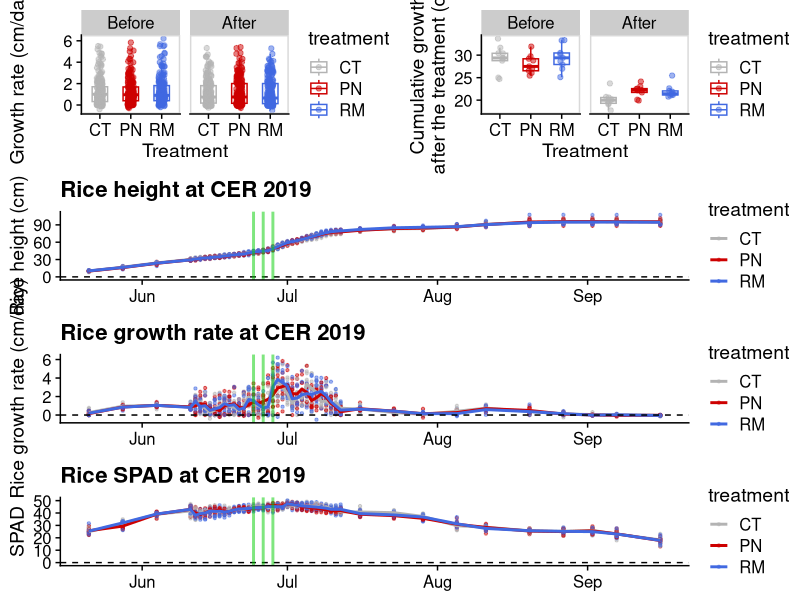

Reproduce this figure in R.
####
#### PRESTO 2019, Rice manipulation experiment
#### Visualization of CER rice growth data
####

# Create output folder
output_folder01 <- "01_VisualizeRiceGrowthOut"
dir.create(output_folder01)

# Load library
library(tidyverse); packageVersion("tidyverse") # 1.3.0, 2021.1.12
library(lubridate); packageVersion("lubridate") # 1.7.9.2, 2021.1.12
library(cowplot); packageVersion("cowplot") # 1.1.1, 2021.1.12
library(ggrepel); packageVersion("ggrepel") # 0.9.0, 2021.1.12
library(ggsci); packageVersion("ggsci") # 2.9, 2021.1.12
theme_set(theme_cowplot())

# Load data
d_gr <- read_csv("data/data_rice_growth.csv")
d_hd <- read_csv("data/data_rice_heading.csv")
d_yd <- read_csv("data/data_rice_yield.csv")

d_gr$plot <- as.factor(d_gr$plot)
d_gr$treatment <- as.factor(d_gr$treatment)
d_hd$plot <- as.factor(d_hd$plot)
d_hd$treatment <- as.factor(d_hd$treatment)

# Add treatment date ("Before" and "After")
## The first treatment was 6/24
## The third (last) treatment was 6/28
treatment_date <- ymd_hms("2019-06-30 12:00:00")
cumulative_end_date <- ymd("2019-07-10")
d_gr$before_after <- d_hd$before_after <- NaN
d_gr$before_after[which(d_gr$date_time < treatment_date)] <- "Before"
d_gr$before_after[which(d_gr$date_time > treatment_date)] <- "After"
d_hd$before_after[which(d_hd$date_time < treatment_date)] <- "Before"
d_hd$before_after[which(d_hd$date_time > treatment_date)] <- "After"

d_gr$before_after <- factor(d_gr$before_after, levels = c("Before", "After"))
d_hd$before_after <- factor(d_hd$before_after, levels = c("Before", "After"))

# Make the table longer
d_gr_long1 <- d_gr %>% select(date, plot, treatment, height1, height2, height3, before_after) %>%
  pivot_longer(-c(date, plot, treatment, before_after), names_to = "ind_id")
d_gr_long2 <- d_gr %>% select(date, plot, treatment, gr1, gr2, gr3, before_after) %>%
  pivot_longer(-c(date, plot, treatment, before_after), names_to = "ind_id")
d_gr_long3 <- d_gr %>% select(date, plot, treatment, spad1, spad2, spad3, before_after) %>%
  pivot_longer(-c(date, plot, treatment, before_after), names_to = "ind_id")
## Add individual IDs
d_gr_long1$ind <- paste0("p", d_gr_long1$plot, "_ind", str_sub(d_gr_long1$ind_id, start = -1))
d_gr_long2$ind <- paste0("p", d_gr_long2$plot, "_ind", str_sub(d_gr_long2$ind_id, start = -1))
d_gr_long3$ind <- paste0("p", d_gr_long3$plot, "_ind", str_sub(d_gr_long3$ind_id, start = -1))
## Calculate plot-mean values
d_ht_mean <- d_gr_long1 %>% group_by(date, treatment) %>% summarize(plot_mean = mean(value))
d_gr_mean <- d_gr_long2 %>% group_by(date, treatment) %>% summarize(plot_mean = mean(value))
d_sp_mean <- d_gr_long3 %>% group_by(date, treatment) %>% summarize(plot_mean = mean(value))

# Adding up growth rate after treatment
d_cum_gr <- d_gr_long2[d_gr_long2$date <= cumulative_end_date,] %>% group_by(before_after, ind) %>%
  summarize(value = sum(value),
            treatment = unique(treatment))

# Visualize
p1 <- ggplot(d_gr_long1, aes(x = date, y = value, color = treatment, group = treatment)) +
  geom_point(alpha = 0.5, size = 0.8) + scale_color_manual(values = c("gray70", "red3", "royalblue")) +
  geom_line(data = d_ht_mean, aes(x = date, y = plot_mean, color = treatment, group = treatment), size = 1) +
  theme(axis.text.x = element_text(size = 12)) + xlab(NULL) + ylab("Rice height (cm)") +
  ggtitle("Rice height at CER 2019") + geom_hline(yintercept = 0, linetype = 2) +
  geom_vline(xintercept = ymd("2019-06-24"), size = 1, color = "green3", alpha = 0.5) +
  geom_vline(xintercept = ymd("2019-06-26"), size = 1, color = "green3", alpha = 0.5) +
  geom_vline(xintercept = ymd("2019-06-28"), size = 1, color = "green3", alpha = 0.5)

p2 <- ggplot(d_gr_long2, aes(x = date, y = value, color = treatment, group = treatment)) +
  geom_point(alpha = 0.5, size = 0.8) + scale_color_manual(values = c("gray70", "red3", "royalblue")) +
  geom_line(data = d_gr_mean, aes(x = date, y = plot_mean, color = treatment, group = treatment), size = 1) +
  theme(axis.text.x = element_text(size = 12)) + xlab(NULL) + ylab("Rice growth rate (cm/day)") +
  ggtitle("Rice growth rate at CER 2019") + geom_hline(yintercept = 0, linetype = 2) + 
  geom_vline(xintercept = ymd("2019-06-24"), size = 1, color = "green3", alpha = 0.5) +
  geom_vline(xintercept = ymd("2019-06-26"), size = 1, color = "green3", alpha = 0.5) +
  geom_vline(xintercept = ymd("2019-06-28"), size = 1, color = "green3", alpha = 0.5)

p3 <- ggplot(d_gr_long3, aes(x = date, y = value, color = treatment, group = treatment)) +
  geom_point(alpha = 0.5, size = 0.8) + scale_color_manual(values = c("gray70", "red3", "royalblue")) +
  geom_line(data = d_sp_mean, aes(x = date, y = plot_mean, color = treatment, group = treatment), size = 1) +
  theme(axis.text.x = element_text(size = 12)) + xlab(NULL) + ylab("SPAD") +
  ggtitle("Rice SPAD at CER 2019") + geom_hline(yintercept = 0, linetype = 2) + 
  geom_vline(xintercept = ymd("2019-06-24"), size = 1, color = "green3", alpha = 0.5) +
  geom_vline(xintercept = ymd("2019-06-26"), size = 1, color = "green3", alpha = 0.5) +
  geom_vline(xintercept = ymd("2019-06-28"), size = 1, color = "green3", alpha = 0.5)

p4 <- ggplot(d_gr_long2, aes(x = treatment, y = value, facet = before_after, color = treatment)) +
  geom_boxplot(width = 0.5, outlier.shape = NA) +
  facet_wrap(~ before_after) + panel_border() +
  geom_jitter(alpha = 0.5, width = 0.1, height = 0) +
  ylab("Growth rate (cm/day)") + xlab("Treatment") +
  scale_color_manual(values = c("gray70", "red3", "royalblue")) +
  NULL

p5 <- ggplot(d_cum_gr, aes(x = treatment, y = value, facet = before_after, color = treatment)) +
  geom_boxplot(width = 0.5, outlier.shape = NA) +
  facet_wrap(~ before_after) + panel_border() +
  geom_jitter(alpha = 0.5, width = 0.1, height = 0) +
  ylab("Cumulative growth\nafter the treatment (cm)") + xlab("Treatment") +
  scale_color_manual(values = c("gray70", "red3", "royalblue")) +
  NULL

p_all1 <- plot_grid(p1, p2, p3, ncol = 1, align = "hv")
p_all2 <- plot_grid(p4, p5, ncol = 2, align = "hv")
p_all <- plot_grid(p_all2, p_all1, ncol = 1, rel_heights = c(1, 2.5))

ggsave(sprintf("%s/RiceGrowthAll.pdf", output_folder01), p_all, width = 12, height = 12)
